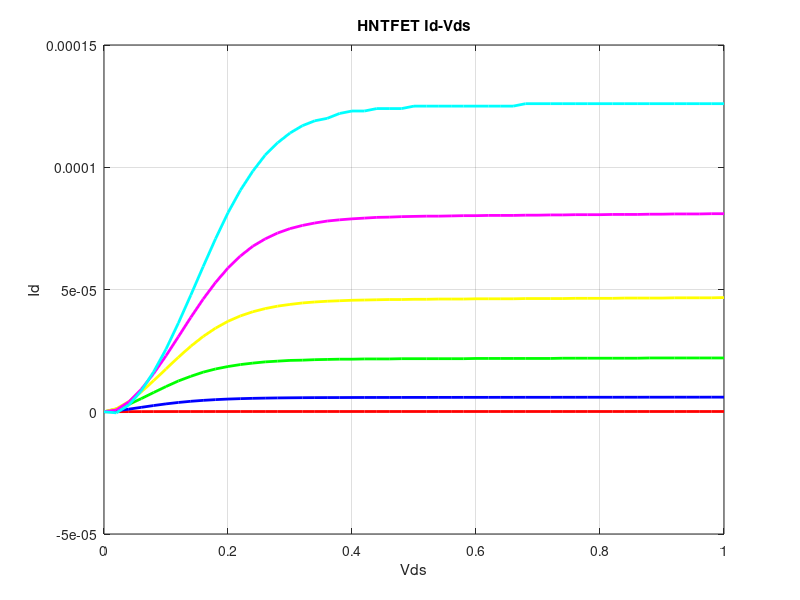
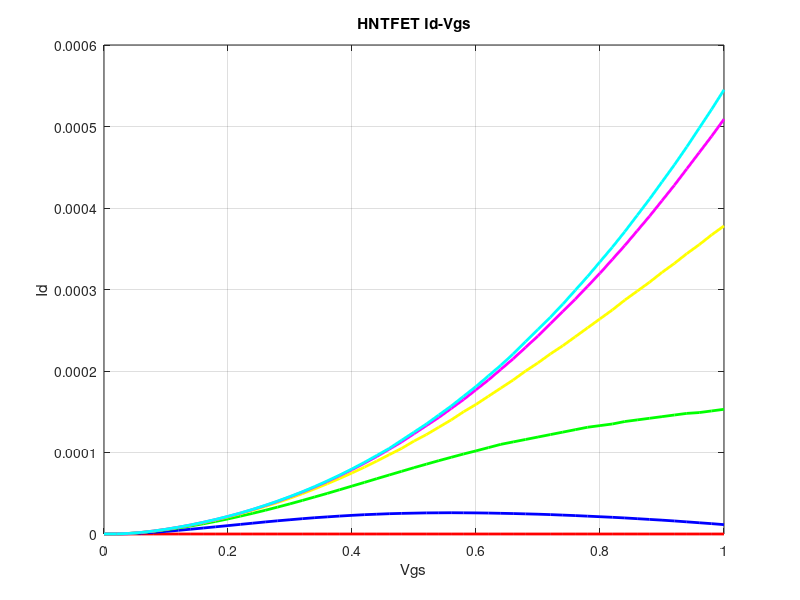
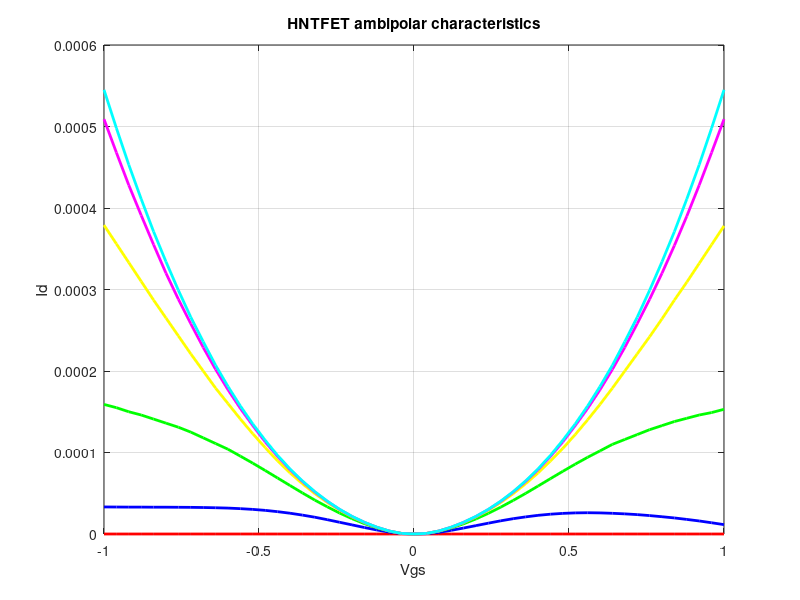
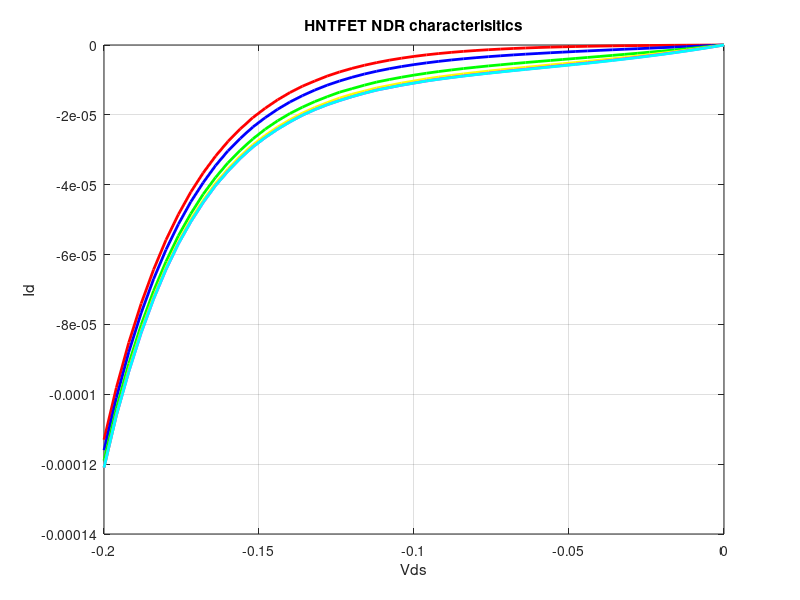

Reproduce these figures in MATLAB, in order.
% HNTFET characteristics
hntfet_Id_Vds=csvread('hntfet/Id_Vds.csv');
dc = hntfet_Id_Vds(:, 1);
col2 = hntfet_Id_Vds(:, 2);
col3 = hntfet_Id_Vds(:, 3);
col4 = hntfet_Id_Vds(:, 4);
col5 = hntfet_Id_Vds(:, 5);
col6 = hntfet_Id_Vds(:, 6);
col7 = hntfet_Id_Vds(:, 7);
figure(1)
plot(dc, col2, 'r','LineWidth',2)
hold on
plot(dc, col3, 'b','LineWidth',2)
hold on
plot(dc, col4, 'g','LineWidth',2)
hold on
plot(dc, col5, 'y','LineWidth',2)
hold on
plot(dc, col6, 'm','LineWidth',2)
hold on
plot(dc, col7, 'c','LineWidth',2)
title('HNTFET Id-Vds')
xlabel('Vds')
ylabel('Id')
grid on

hntfet_Id_Vgs=csvread('hntfet/Id_Vgs.csv');
dc = hntfet_Id_Vgs(:, 1);
col2 = hntfet_Id_Vgs(:, 2);
col3 = hntfet_Id_Vgs(:, 3);
col4 = hntfet_Id_Vgs(:, 4);
col5 = hntfet_Id_Vgs(:, 5);
col6 = hntfet_Id_Vgs(:, 6);
col7 = hntfet_Id_Vgs(:, 7);
figure(2)
plot(dc, col2, 'r','LineWidth',2)
hold on
plot(dc, col3, 'b','LineWidth',2)
hold on
plot(dc, col4, 'g','LineWidth',2)
hold on
plot(dc, col5, 'y','LineWidth',2)
hold on
plot(dc, col6, 'm','LineWidth',2)
hold on
plot(dc, col7, 'c','LineWidth',2)
title('HNTFET Id-Vgs')
xlabel('Vgs')
ylabel('Id')
grid on

hntfet_Id_Vgs_ambipolar=csvread('hntfet/Id_Vgs_ambipolar.csv');
dc = hntfet_Id_Vgs_ambipolar(:, 1);
col2 = hntfet_Id_Vgs_ambipolar(:, 2);
col3 = hntfet_Id_Vgs_ambipolar(:, 3);
col4 = hntfet_Id_Vgs_ambipolar(:, 4);
col5 = hntfet_Id_Vgs_ambipolar(:, 5);
col6 = hntfet_Id_Vgs_ambipolar(:, 6);
col7 = hntfet_Id_Vgs_ambipolar(:, 7);
figure(3)
plot(dc, col2, 'r','LineWidth',2)
hold on
plot(dc, col3, 'b','LineWidth',2)
hold on
plot(dc, col4, 'g','LineWidth',2)
hold on
plot(dc, col5, 'y','LineWidth',2)
hold on
plot(dc, col6, 'm','LineWidth',2)
hold on
plot(dc, col7, 'c','LineWidth',2)
title('HNTFET ambipolar characteristics')
xlabel('Vgs')
ylabel('Id')
grid on

hntfet_Id_Vds_ndr=csvread('hntfet/Id_Vds_ndr.csv');
dc = hntfet_Id_Vds_ndr(:, 1);
col2 = hntfet_Id_Vds_ndr(:, 2);
col3 = hntfet_Id_Vds_ndr(:, 3);
col4 = hntfet_Id_Vds_ndr(:, 4);
col5 = hntfet_Id_Vds_ndr(:, 5);
col6 = hntfet_Id_Vds_ndr(:, 6);
col7 = hntfet_Id_Vds_ndr(:, 7);
figure(4)
plot(dc, col2, 'r','LineWidth',2)
hold on
plot(dc, col3, 'b','LineWidth',2)
hold on
plot(dc, col4, 'g','LineWidth',2)
hold on
plot(dc, col5, 'y','LineWidth',2)
hold on
plot(dc, col6, 'm','LineWidth',2)
hold on
plot(dc, col7, 'c','LineWidth',2)
title('HNTFET NDR characterisitics')
xlabel('Vds')
ylabel('Id')
grid on

hntfet_inverter_dc = csvread('hntfet/inverter_dc.csv')
dc = hntfet_inverter_dc(:,1);
Vout = hntfet_inverter_dc(:,2);
Vin = hntfet_inverter_dc(:,3);
figure(5)
plot(dc, Vin, 'g','LineWidth',2)
hold on
plot(dc, Vout, 'r','LineWidth',2)
title('HNTFET inverter DC analysis')
xlabel('dc V')
ylabel('V')
grid on


hntfet_inverter=csvread('hntfet/inverter_pulse.csv');
dc = hntfet_inverter(:, 1);
Vout = hntfet_inverter(:, 2);
Vin = hntfet_inverter(:, 3);
figure(6)
subplot(2,1,1)
plot(dc, Vin, 'g','LineWidth',2)
title('HNTFET inverter input')
xlabel('Time')
ylabel('V')
grid on
subplot(2,1,2)
plot(dc,Vout,'r','LineWidth',2)
title('HNTFET inverter output')
ylabel('V')
grid on